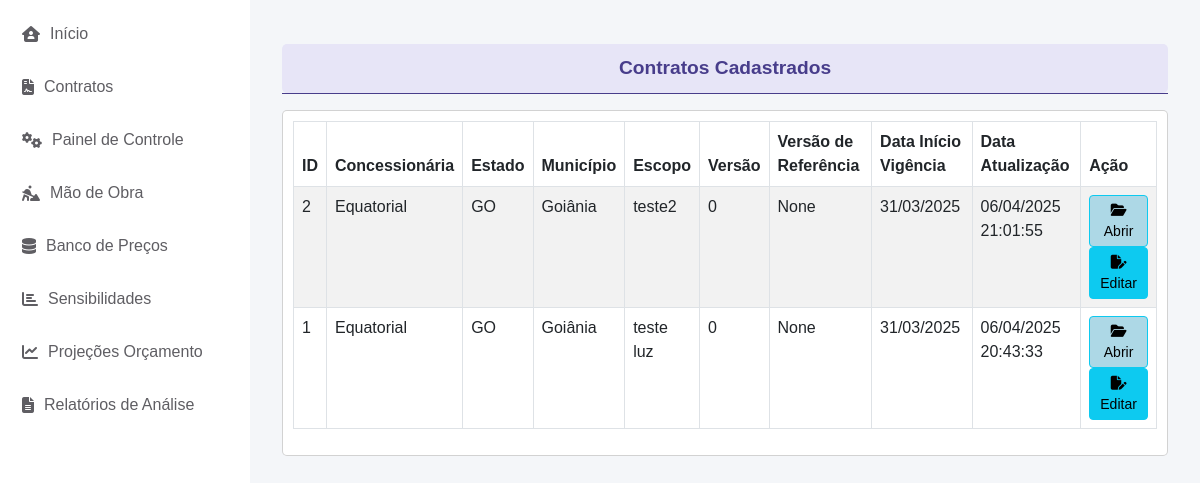
The app's page /cad_contrato/abrir/, older data.
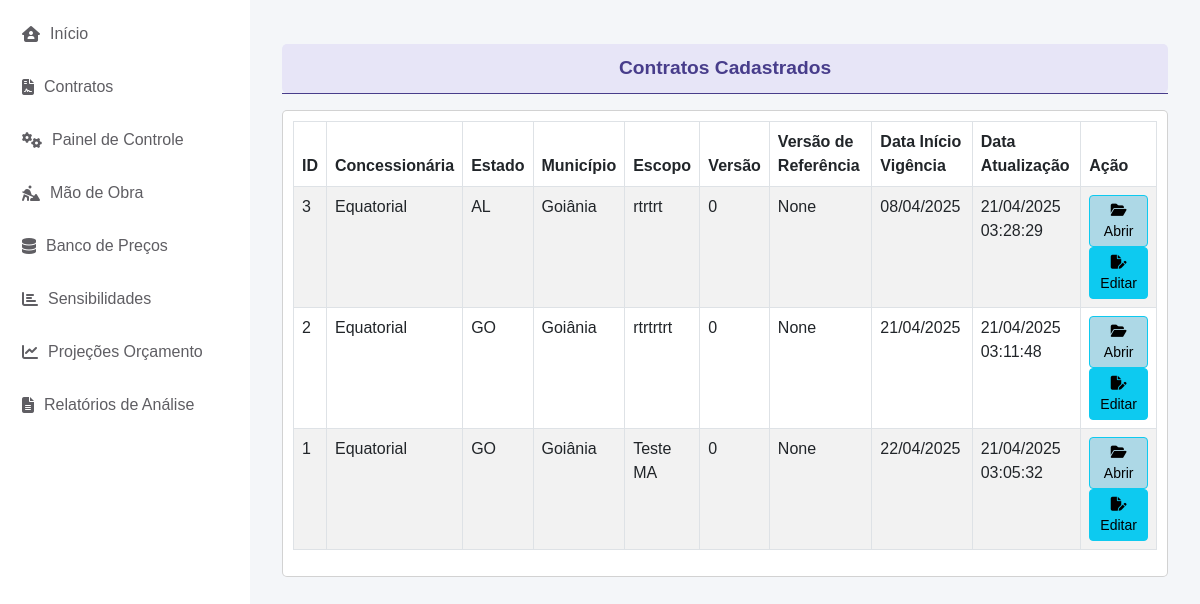
The same page, newer data.
### cad_contrato/models.py (models this page shows, shortened)
class CadastroContrato(models.Model):
    ESTADOS_CHOICES = [
        ('AC', 'Acre'),
        ('AL', 'Alagoas'),
        ('AP', 'Amapá'),
        ('AM', 'Amazonas'),
        ('BA', 'Bahia'),
        ('CE', 'Ceará'),
        ('DF', 'Distrito Federal'),
        ('ES', 'Espírito Santo'),
        ('GO', 'Goiás'),
        ('MA', 'Maranhão'),
        ('MT', 'Mato Grosso'),
        ('MS', 'Mato Grosso do Sul'),
        ('MG', 'Minas Gerais'),
        ('PA', 'Pará'),
        ('PB', 'Paraíba'),
        ('PR', 'Paraná'),
        ('PE', 'Pernambuco'),
        ('PI', 'Piauí'),
        ('RJ', 'Rio de Janeiro'),
        ('RN', 'Rio Grande do Norte'),
        ('RS', 'Rio Grande do Sul'),
        ('RO', 'Rondônia'),
        ('RR', 'Roraima'),
        ('SC', 'Santa Catarina'),
        ('SP', 'São Paulo'),
        ('SE', 'Sergipe'),
        ('TO', 'Tocantins'),
    ]
    STATUS_CHOICES = [
        ('EM_LICITACAO', 'Em Licitação'),
        ('EM_RENOVACAO', 'Em Renovação'),
        ('ATIVO', 'Ativo'),
        ('ENCERRADO', 'Encerrado'),
    ]
    contrato = models.AutoField(primary_key=True)
    concessionaria = models.CharField(max_length=100, default='Equatorial')
    estado = models.CharField(max_length=2, choices=ESTADOS_CHOICES, default='GO')
    municipio = models.CharField(max_length=100, default='Goiânia')
    escopo_contrato = models.CharField(max_length=255)
    inicio_vigencia_contrato = models.DateField(default='2025-01-01')
    fim_vigencia_contrato = models.DateField(default='2029-01-01')
    versao_base = models.ForeignKey('self', null=True, blank=True, on_delete=models.PROTECT, related_name='versoes')
    numero_versao = models.IntegerField(default=0)
    descricao_alteracao = models.TextField(blank=True)
    status_contrato = models.CharField(max_length=15, choices=STATUS_CHOICES, default='EM_LICITACAO', verbose_name="Status do Contrato")
    valor_inicial = models.DecimalField(max_digits=15, decimal_places=2, default=0.00, verbose_name="Valor Inicial do Contrato")
    created_at = models.DateTimeField(auto_now_add=True)
    updated_at = models.DateTimeField(auto_now=True)
    class Meta:
        ordering = ['-created_at']

### cad_contrato/views.py (the view)
# urls.py: path('abrir/', abrir_contratos, name='abrir_contratos'),
def abrir_contratos(request):
    contracts = CadastroContrato.objects.all()  # Substitua pelo modelo correto
    return render(request, 'abrir_contratos.html', {'contracts': contracts})

### app/context_processors.py (called while the page is built)
def contrato_context(request):
    contrato_id = request.session.get('contrato_id')
    contrato = None
    if contrato_id:
        try:
            contrato = CadastroContrato.objects.get(contrato=contrato_id)
        except CadastroContrato.DoesNotExist:
            pass
    return {'contrato': contrato}

### cad_contrato/templates/abrir_contratos.html (shortened to what this page needs)
{% extends 'base.html' %}
{% block content %}
<div class="container mt-4">
    <div class="small-header"> Contratos Cadastrados </div>
    <p class="text-center mt-0 font-weight-bold" style="font-size: 0.8rem; border-bottom: 1px solid #483D8B;"> </p>
    <div class="row mt-2">
        <div class="col-md-12">
            <div class="card">
                <div class="card-body">
                    <table class="table table-bordered table-striped">
                        <thead>
                            <tr>
                                <th>ID</th>
                                <th>Concessionária</th>
                                <th>Estado</th>
                                <th>Município</th>
                                <th>Escopo</th>
                                <th>Versão</th>
                                <th>Versão de Referência</th>
                                <th>Data Início Vigência</th>
                                <th>Data Atualização</th>
                                <th>Ação</th>
                            </tr>
                        </thead>
                        <tbody>
                            {% for contract in contracts %}
                                <tr>
                                    <td>{{ contract.contrato }}</td>
                                    <td>{{ contract.concessionaria }}</td>
                                    <td>{{ contract.estado }}</td>
                                    <td>{{ contract.municipio }}</td>
                                    <td>{{ contract.escopo_contrato }}</td>
                                    <td>{{ contract.numero_versao }}</td>
                                    <td>{{ contract.versao_base }}</td>
                                    <td>{{ contract.inicio_vigencia_contrato|date:"d/m/Y" }}</td>
                                    <td>{{ contract.updated_at|date:"d/m/Y H:i:s" }}</td>
                                    <td>
                                        <a href="#" class="btn btn-info btn-sm" style="background-color: #add8e6; color: black;"><i class="fas fa-folder-open"></i> Abrir</a>
                                        <a href="{% url 'composicao_equipe' contract.contrato %}" class="btn btn-info btn-sm"><i class="fa-solid fa-file-pen"></i> Editar</a>
                                    </td>
                                </tr>
                            {% endfor %}
                        </tbody>
                    </table>
                </div>
            </div>
        </div>
    </div>
</div>
{% endblock %}

Row changes from the older to the newer data that the page shows:
added CadastroContrato: contrato "3", concessionaria "Equatorial", estado "AL", municipio "Goiânia", escopo_contrato "rtrtrt", numero_versao "0", versao_base "None", inicio_vigencia_contrato "08/04/2025", updated_at "21/04/2025 03:28:29"
changed CadastroContrato id 2: escopo_contrato "teste2" → "rtrtrtrt"; inicio_vigencia_contrato "31/03/2025" → "21/04/2025"; updated_at "06/04/2025 21:01:55" → "21/04/2025 03:11:48"
changed CadastroContrato id 1: escopo_contrato "teste luz" → "Teste MA"; inicio_vigencia_contrato "31/03/2025" → "22/04/2025"; updated_at "06/04/2025 20:43:33" → "21/04/2025 03:05:32"
